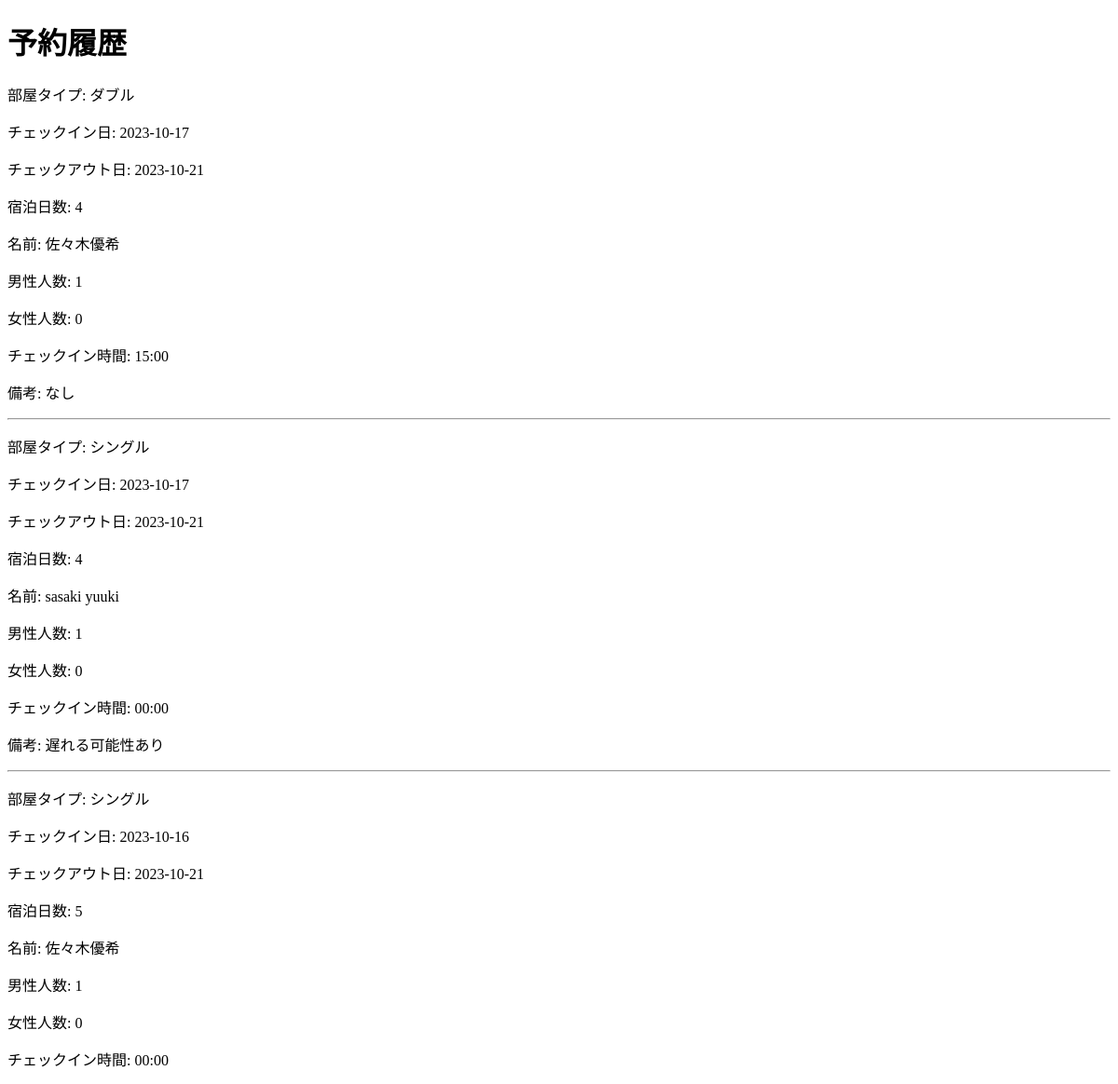
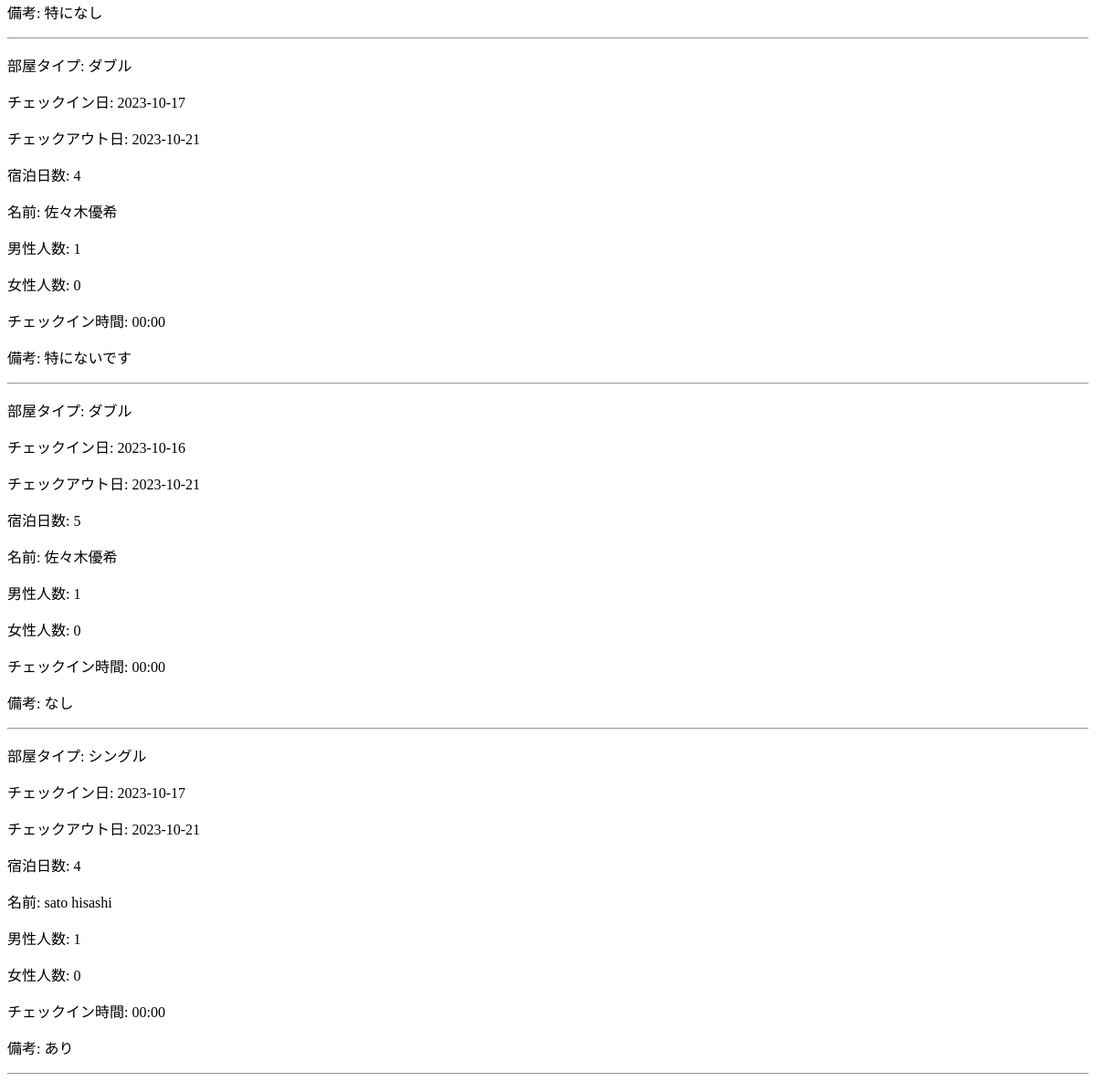
/reservation_history (signed in), run on an earlier commit of the app's database (2 pictures, top to bottom).
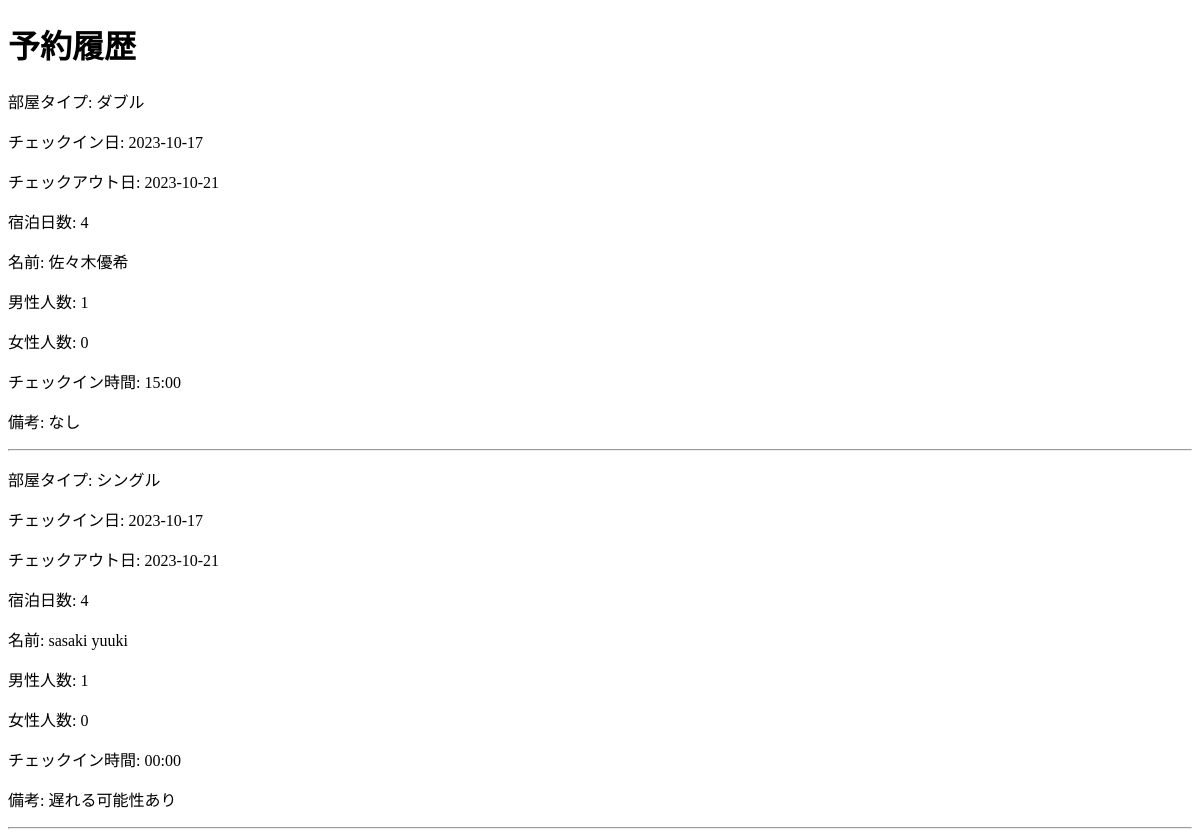
And on a later commit of the database.
### config.py (models this page shows)
class Reservation(Model):
    class Meta:
        database = db
    id = AutoField()
    user = ForeignKeyField(User, backref='reservations')
    guest_name = CharField()
    address = TextField()
    email = CharField()
    male_guests = IntegerField()
    female_guests = IntegerField()
    phone_number = CharField()
    room_type = CharField(default='Double Room')
    check_in_date = DateField()
    check_out_date = DateField()
    number_of_stays = IntegerField()
    check_in_time = CharField(null=True)
    remarks = TextField()
    pub_date = DateTimeField()

### app.py (the view)
@app.route("/reservation_history", methods=["GET", "POST"])
@login_required
def reservation_history():
    user_id = current_user.id
    reservations = Reservation.select().where(Reservation.user_id == user_id)
    return render_template("reservation_history.html", reservations=reservations)

### app.py (called while the page is built)
@login_manager.user_loader
def load_user(user_id):
    return User.get(id=int(user_id))

### templates/reservation_history.html (shortened to what this page needs)
<!DOCTYPE html>
<html lang="ja">
<head>
</head>
<body>
    <h1 class="section-title">予約履歴</h1>
    <div class="section-content">
        {% for res in reservations %}
        <div>
            <p>部屋タイプ: {{ res.room_type }}</p>
            <p>チェックイン日: {{ res.check_in_date }}</p>
            <p>チェックアウト日: {{ res.check_out_date }}</p>
            <p>宿泊日数: {{ res.number_of_stays }}</p>
            <p>名前: {{ res.guest_name }}</p>
            <p>男性人数: {{ res.male_guests }}</p>
            <p>女性人数: {{ res.female_guests }}</p>
            <p>チェックイン時間: {{ res.check_in_time }}</p>
            <p>備考: {{ res.remarks }}</p>
        </div>
        <hr>
        {% endfor %}
    </div>
</body>
</html>

What changed in the data, as far as the page shows it:
removed Reservation: room_type "シングル", check_in_date "2023-10-16", check_out_date "2023-10-21", number_of_stays "5", guest_name "佐々木優希", male_guests "1", female_guests "0", check_in_time "00:00", remarks "特になし"
removed Reservation: room_type "ダブル", check_in_date "2023-10-17", check_out_date "2023-10-21", number_of_stays "4", guest_name "佐々木優希", male_guests "1", female_guests "0", check_in_time "00:00", remarks "特にないです"
removed Reservation: room_type "ダブル", check_in_date "2023-10-16", check_out_date "2023-10-21", number_of_stays "5", guest_name "佐々木優希", male_guests "1", female_guests "0", check_in_time "00:00", remarks "なし"
removed Reservation: room_type "シングル", check_in_date "2023-10-17", check_out_date "2023-10-21", number_of_stays "4", guest_name "sato hisashi", male_guests "1", female_guests "0", check_in_time "00:00", remarks "あり"
